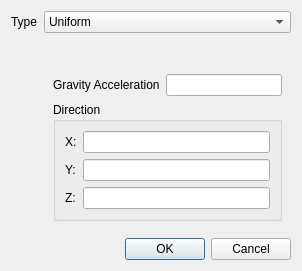
<?xml version="1.0" encoding="UTF-8"?>
<ui version="4.0">
 <class>dia_gravity_field</class>
 <widget class="QDialog" name="dia_gravity_field">
  <property name="geometry">
   <rect>
    <x>0</x>
    <y>0</y>
    <width>302</width>
    <height>248</height>
   </rect>
  </property>
  <property name="windowTitle">
   <string>Gravity Field</string>
  </property>
  <layout class="QFormLayout" name="formLayout_2">
   <item row="0" column="0">
    <widget class="QLabel" name="label_5">
     <property name="text">
      <string>Type</string>
     </property>
    </widget>
   </item>
   <item row="0" column="1">
    <widget class="QComboBox" name="cbGravityType">
     <property name="currentIndex">
      <number>0</number>
     </property>
     <property name="modelColumn">
      <number>0</number>
     </property>
     <item>
      <property name="text">
       <string>Uniform</string>
      </property>
     </item>
     <item>
      <property name="text">
       <string>Central</string>
      </property>
     </item>
    </widget>
   </item>
   <item row="1" column="1">
    <widget class="QStackedWidget" name="swGravityParam">
     <property name="currentIndex">
      <number>0</number>
     </property>
     <widget class="QWidget" name="page">
      <layout class="QFormLayout" name="formLayout">
       <item row="0" column="0">
        <spacer name="horizontalSpacer">
         <property name="orientation">
          <enum>Qt::Horizontal</enum>
         </property>
         <property name="sizeHint" stdset="0">
          <size>
           <width>40</width>
           <height>20</height>
          </size>
         </property>
        </spacer>
       </item>
       <item row="1" column="0">
        <widget class="QLabel" name="label">
         <property name="text">
          <string>Gravity Acceleration</string>
         </property>
        </widget>
       </item>
       <item row="1" column="1">
        <widget class="QLineEdit" name="leGravAcceleration">
         <property name="inputMethodHints">
          <set>Qt::ImhDigitsOnly|Qt::ImhPreferNumbers</set>
         </property>
         <property name="text">
          <string/>
         </property>
        </widget>
       </item>
       <item row="2" column="0" colspan="2">
        <widget class="QGroupBox" name="groupBox">
         <property name="title">
          <string>Direction</string>
         </property>
         <layout class="QGridLayout" name="gridLayout_4">
          <item row="0" column="0">
           <widget class="QLabel" name="label_2">
            <property name="text">
             <string>X:</string>
            </property>
           </widget>
          </item>
          <item row="0" column="1">
           <widget class="QLineEdit" name="leUniformVx"/>
          </item>
          <item row="1" column="0">
           <widget class="QLabel" name="label_3">
            <property name="text">
             <string>Y:</string>
            </property>
           </widget>
          </item>
          <item row="1" column="1">
           <widget class="QLineEdit" name="leUniformVy"/>
          </item>
          <item row="2" column="0">
           <widget class="QLabel" name="label_4">
            <property name="text">
             <string>Z:</string>
            </property>
           </widget>
          </item>
          <item row="2" column="1">
           <widget class="QLineEdit" name="leUniformVz"/>
          </item>
         </layout>
        </widget>
       </item>
      </layout>
     </widget>
     <widget class="QWidget" name="page_2">
      <layout class="QFormLayout" name="formLayout_3">
       <item row="0" column="0">
        <widget class="QLabel" name="label_6">
         <property name="text">
          <string>CG Field Mass</string>
         </property>
        </widget>
       </item>
       <item row="0" column="1">
        <widget class="QLineEdit" name="leCgFieldMass"/>
       </item>
       <item row="1" column="0">
        <widget class="QLabel" name="label_7">
         <property name="text">
          <string>Gravity Constant</string>
         </property>
        </widget>
       </item>
       <item row="1" column="1">
        <widget class="QLineEdit" name="leGravConstant"/>
       </item>
       <item row="2" column="0" colspan="2">
        <widget class="QGroupBox" name="groupBox_2">
         <property name="title">
          <string>Absolute Origin:</string>
         </property>
         <layout class="QGridLayout" name="gridLayout">
          <item row="0" column="0">
           <widget class="QLabel" name="label_9">
            <property name="text">
             <string>X:</string>
            </property>
           </widget>
          </item>
          <item row="0" column="1">
           <widget class="QLineEdit" name="leCentralOx"/>
          </item>
          <item row="1" column="0">
           <widget class="QLabel" name="label_8">
            <property name="text">
             <string>Y:</string>
            </property>
           </widget>
          </item>
          <item row="1" column="1">
           <widget class="QLineEdit" name="leCentralOy"/>
          </item>
          <item row="2" column="0">
           <widget class="QLabel" name="label_10">
            <property name="text">
             <string>Z:</string>
            </property>
           </widget>
          </item>
          <item row="2" column="1">
           <widget class="QLineEdit" name="leCentralOz"/>
          </item>
         </layout>
        </widget>
       </item>
      </layout>
     </widget>
    </widget>
   </item>
   <item row="2" column="0" colspan="2">
    <widget class="QDialogButtonBox" name="buttonBox">
     <property name="orientation">
      <enum>Qt::Horizontal</enum>
     </property>
     <property name="standardButtons">
      <set>QDialogButtonBox::Cancel|QDialogButtonBox::Ok</set>
     </property>
    </widget>
   </item>
  </layout>
 </widget>
 <resources/>
 <connections>
  <connection>
   <sender>buttonBox</sender>
   <signal>accepted()</signal>
   <receiver>dia_gravity_field</receiver>
   <slot>accept()</slot>
   <hints>
    <hint type="sourcelabel">
     <x>248</x>
     <y>254</y>
    </hint>
    <hint type="destinationlabel">
     <x>157</x>
     <y>274</y>
    </hint>
   </hints>
  </connection>
  <connection>
   <sender>buttonBox</sender>
   <signal>rejected()</signal>
   <receiver>dia_gravity_field</receiver>
   <slot>reject()</slot>
   <hints>
    <hint type="sourcelabel">
     <x>316</x>
     <y>260</y>
    </hint>
    <hint type="destinationlabel">
     <x>286</x>
     <y>274</y>
    </hint>
   </hints>
  </connection>
  <connection>
   <sender>cbGravityType</sender>
   <signal>currentIndexChanged(int)</signal>
   <receiver>swGravityParam</receiver>
   <slot>setCurrentIndex(int)</slot>
   <hints>
    <hint type="sourcelabel">
     <x>165</x>
     <y>18</y>
    </hint>
    <hint type="destinationlabel">
     <x>165</x>
     <y>122</y>
    </hint>
   </hints>
  </connection>
 </connections>
</ui>
